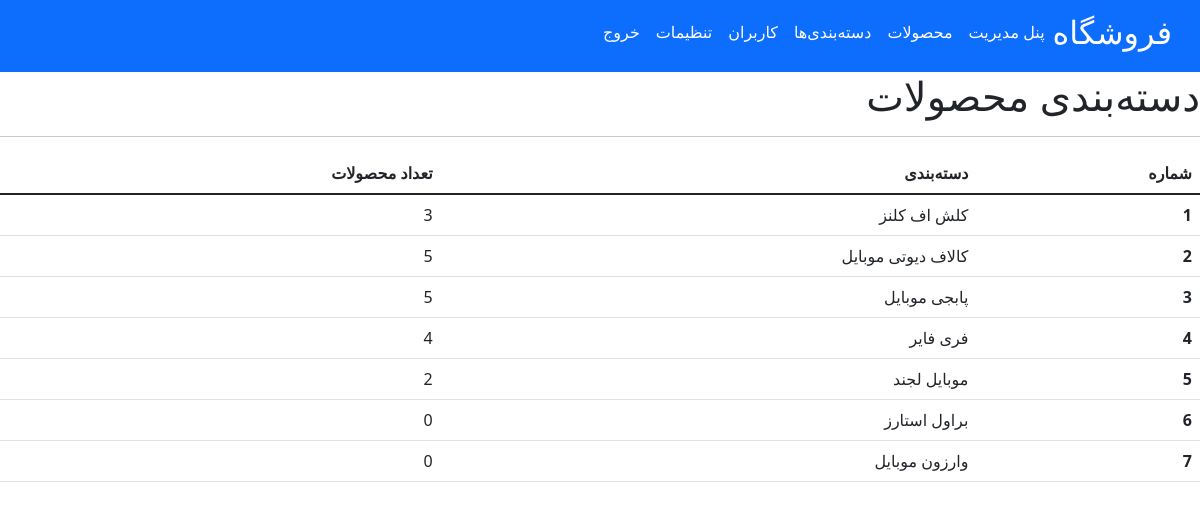
The page /admin/catagory.php (signed in) on the database its author committed.
### tables this page shows
CREATE TABLE `category` (
  `id` int(10) NOT NULL,
  `name` varchar(50) NOT NULL,
  `img` varchar(50) NOT NULL,
  `created_at` timestamp NOT NULL DEFAULT current_timestamp(),
  `updated_at` datetime DEFAULT current_timestamp() ON UPDATE current_timestamp(),
  `status` binary(1) DEFAULT '1'
);

### admin/catagory.php (the view, shortened to what this page needs)
<?php
include_once('./includes/headerNav.php');
?>
<h1>دسته‌بندی محصولات</h1>
<hr>
<div class="table-cont">
    <table class="table">
        <thead>
            <tr>
                <th scope="col">شماره</th>
                <th scope="col">دسته‌بندی</th>
                <th scope="col">تعداد محصولات</th>
            </tr>
        </thead>
        <tbody class="table-group-divider">
<?php
include "includes/config.php";
$sql_categories = "SELECT id, name FROM category";
$result_categories = $conn->query($sql_categories);
if ($result_categories && $result_categories->num_rows > 0) {
    $sn = 1;
    while ($category = $result_categories->fetch_assoc()) {
        $category_id = $category['id'];
        $category_name = $category['name'];
        $sql = "SELECT COUNT(*) as total FROM products WHERE category_id = '$category_id'";
        $result = $conn->query($sql);
        $total_post = 0;
        if ($result && $row = $result->fetch_assoc()) {
            $total_post = $row['total'];
        }
        ?>
        <tr>
            <th scope="row"><?php echo $sn; ?></th>
            <td><?php echo $category_name; ?></td>
            <td><?php echo $total_post; ?></td>
        </tr>
        <?php
        $sn++;
    }
} else {
    echo "<tr><td colspan='3'>هیچ دسته‌بندی‌ای یافت نشد.</td></tr>";
}
?>
        </tbody>
    </table>
</div>

### admin/includes/headerNav.php (shortened to what this page needs)
<!DOCTYPE html>
<html lang="fa" dir="rtl">
<head>
    <link
      rel="stylesheet"
      href="https://cdn.jsdelivr.net/npm/bootstrap@5.2.3/dist/css/bootstrap.min.css"
    />
    <link rel="stylesheet" href="https://cdnjs.cloudflare.com/ajax/libs/font-awesome/4.7.0/css/font-awesome.min.css">
</head>
<body>
    <nav
      class="navbar navbar-expand-lg bg-body-tertiary bg-primary"
      style="text-transform: uppercase"
    >
      <div class="container-fluid">
        <a class="navbar-brand text-white" href="../index.php">
          <h2>فروشگاه</h2>
        </a>
        <div class="collapse navbar-collapse" id="navbarNavDropdown">
          <ul class="navbar-nav">
            <li class="nav-item">
              <a
                class="nav-link active text-white"
                aria-current="page"
                href="post.php"
              >
                <h6>پنل مدیریت</h6>
              </a>
            </li>
            <li class="nav-item">
              <a class="nav-link active text-white" href="post.php">
                <h6>محصولات</h6>
              </a>
            </li>
            <li class="nav- text-white">
              <a class="nav-link active text-white" href="catagory.php">
                <h6>دسته‌بندی‌ها</h6>
              </a>
            </li>
            <li class="nav-item">
              <a class="nav-link active text-white" href="users.php">
                <h6>کاربران</h6>
              </a>
            </li>
            <li class="nav-item">
              <a class="nav-link active text-white" href="settings.php">
                <h6>تنظیمات</h6>
              </a>
            </li>
            <li class="nav-item">
              <a class="nav-link active text-white" href="logout.php?">
                <h6>خروج</h6>
              </a>
            </li>
          </ul>
        </div>
      </div>
    </nav>
</body>
</html>

### admin/includes/headerNav.php (style rules this page uses)
* { box-sizing: border-box; margin: 0; padding: 0; }

### rows shown on the page
category: name "کلش اف کلنز", total_post "3"
category: name "کالاف دیوتی موبایل", total_post "5"
category: name "پابجی موبایل", total_post "5"
category: name "فری فایر", total_post "4"
category: name "موبایل لجند", total_post "2"
category: name "براول استارز", total_post "0"
category: name "وارزون موبایل", total_post "0"
